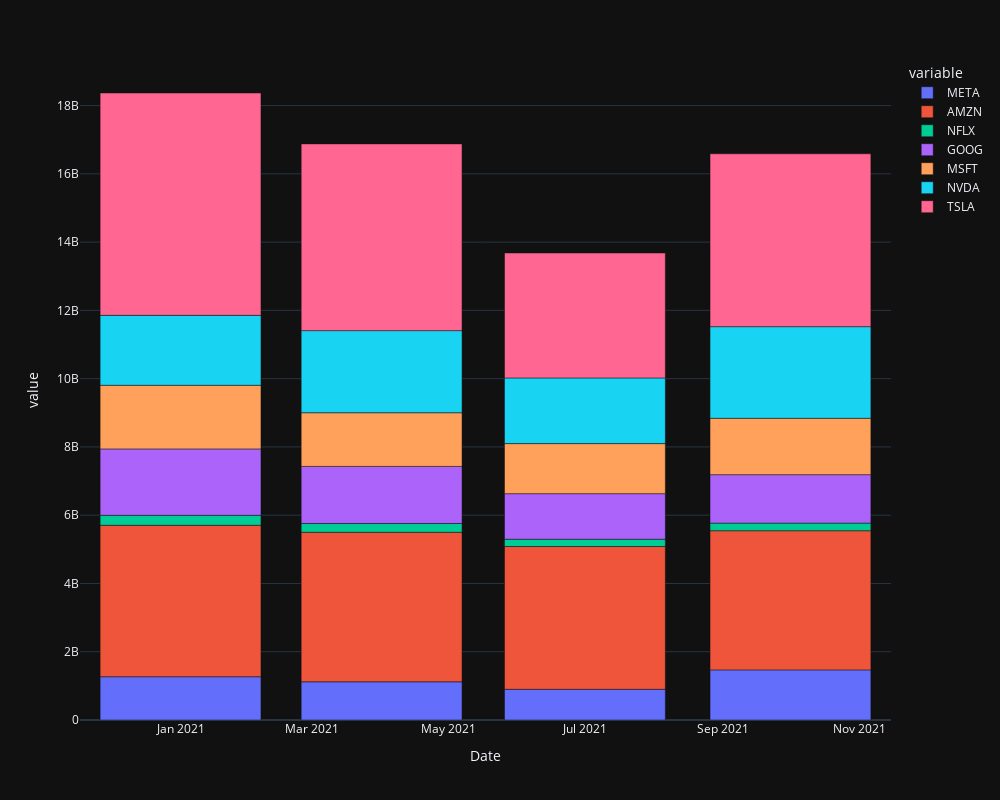

Notebook code for this chart:
### Markdown cell above
A stacked bar chart is a visualization tool that represents different categories or groups of data as stacked bars, where each bar segment corresponds to a subcategory or a portion of the whole

Using the same example, instead of focusing on the volume traded in a single quarter, I now intend to analyze the volume traded in each of the four quarters of 2021. The verdict remains consistent, with Tesla consistently trading the highest volume. Additionally, another noteworthy observation is that the volume for the tech stocks in the portfolio decreased in the 3rd quarter, the volume had been in a downward trend decreasing QoQ since early 2021.

### Code cell
fig = px.bar(pf_data2)
fig.update_layout(width=1000, height=800, template = "plotly_dark")
fig.show()

### Figure 1 — Plotly figure (JSON) as saved in the notebook; plotly's stock layout.template omitted (floating-point values rounded to 4 significant figures)
{"data": [{"alignmentgroup": "True", "hovertemplate": "variable=META<br>Date=%{x}<br>value=%{y}<extra></extra>", "legendgroup": "META", "marker": {"color": "#636efa", "pattern": {"shape": ""}}, "name": "META", "offsetgroup": "META", "orientation": "v", "showlegend": true, "textposition": "auto", "type": "bar", "x": ["2021-01-01T00:00:00", "2021-04-01T00:00:00", "2021-07-01T00:00:00", "2021-10-01T00:00:00"], "xaxis": "x", "y": [1267825000, 1119491800, 899674400, 1467754400], "yaxis": "y"}, {"alignmentgroup": "True", "hovertemplate": "variable=AMZN<br>Date=%{x}<br>value=%{y}<extra></extra>", "legendgroup": "AMZN", "marker": {"color": "#EF553B", "pattern": {"shape": ""}}, "name": "AMZN", "offsetgroup": "AMZN", "orientation": "v", "showlegend": true, "textposition": "auto", "type": "bar", "x": ["2021-01-01T00:00:00", "2021-04-01T00:00:00", "2021-07-01T00:00:00", "2021-10-01T00:00:00"], "xaxis": "x", "y": [4436478000, 4380690000, 4182104000, 4077090000], "yaxis": "y"}, {"alignmentgroup": "True", "hovertemplate": "variable=NFLX<br>Date=%{x}<br>value=%{y}<extra></extra>", "legendgroup": "NFLX", "marker": {"color": "#00cc96", "pattern": {"shape": ""}}, "name": "NFLX", "offsetgroup": "NFLX", "orientation": "v", "showlegend": true, "textposition": "auto", "type": "bar", "x": ["2021-01-01T00:00:00", "2021-04-01T00:00:00", "2021-07-01T00:00:00", "2021-10-01T00:00:00"], "xaxis": "x", "y": [292074800, 257061500, 214286400, 223081800], "yaxis": "y"}, {"alignmentgroup": "True", "hovertemplate": "variable=GOOG<br>Date=%{x}<br>value=%{y}<extra></extra>", "legendgroup": "GOOG", "marker": {"color": "#ab63fa", "pattern": {"shape": ""}}, "name": "GOOG", "offsetgroup": "GOOG", "orientation": "v", "showlegend": true, "textposition": "auto", "type": "bar", "x": ["2021-01-01T00:00:00", "2021-04-01T00:00:00", "2021-07-01T00:00:00", "2021-10-01T00:00:00"], "xaxis": "x", "y": [1946118000, 1672264000, 1334286000, 1419004000], "yaxis": "y"}, {"alignmentgroup": "True", "hovertemplate": "variable=MSFT<br>Date=%{x}<br>value=%{y}<extra></extra>", "legendgroup": "MSFT", "marker": {"color": "#FFA15A", "pattern": {"shape": ""}}, "name": "MSFT", "offsetgroup": "MSFT", "orientation": "v", "showlegend": true, "textposition": "auto", "type": "bar", "x": ["2021-01-01T00:00:00", "2021-04-01T00:00:00", "2021-07-01T00:00:00", "2021-10-01T00:00:00"], "xaxis": "x", "y": [1863984400, 1572318700, 1466900300, 1652075800], "yaxis": "y"}, {"alignmentgroup": "True", "hovertemplate": "variable=NVDA<br>Date=%{x}<br>value=%{y}<extra></extra>", "legendgroup": "NVDA", "marker": {"color": "#19d3f3", "pattern": {"shape": ""}}, "name": "NVDA", "offsetgroup": "NVDA", "orientation": "v", "showlegend": true, "textposition": "auto", "type": "bar", "x": ["2021-01-01T00:00:00", "2021-04-01T00:00:00", "2021-07-01T00:00:00", "2021-10-01T00:00:00"], "xaxis": "x", "y": [2048315200, 2404646800, 1923844900, 2684075300], "yaxis": "y"}, {"alignmentgroup": "True", "hovertemplate": "variable=TSLA<br>Date=%{x}<br>value=%{y}<extra></extra>", "legendgroup": "TSLA", "marker": {"color": "#FF6692", "pattern": {"shape": ""}}, "name": "TSLA", "offsetgroup": "TSLA", "orientation": "v", "showlegend": true, "textposition": "auto", "type": "bar", "x": ["2021-01-01T00:00:00", "2021-04-01T00:00:00", "2021-07-01T00:00:00", "2021-10-01T00:00:00"], "xaxis": "x", "y": [6513015300, 5470912200, 3659838000, 5064306000], "yaxis": "y"}], "layout": {"barmode": "relative", "height": 800, "legend": {"title": {"text": "variable"}, "tracegroupgap": 0}, "margin": {"t": 60}, "width": 1000, "xaxis": {"anchor": "y", "domain": [0, 1], "title": {"text": "Date"}}, "yaxis": {"anchor": "x", "domain": [0, 1], "title": {"text": "value"}}}}
